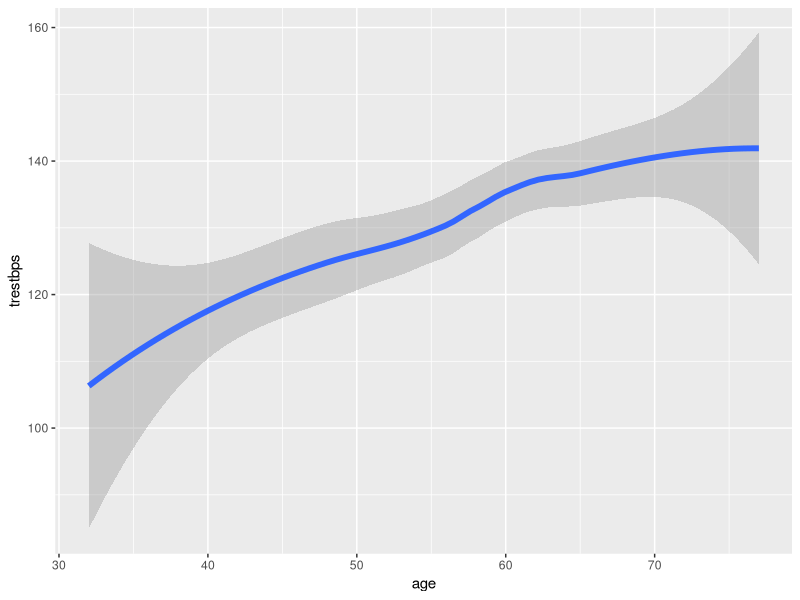
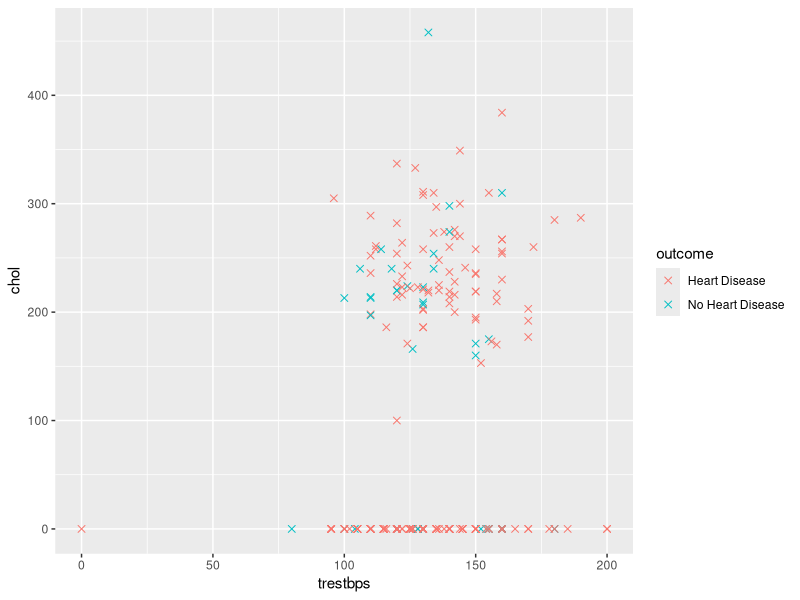
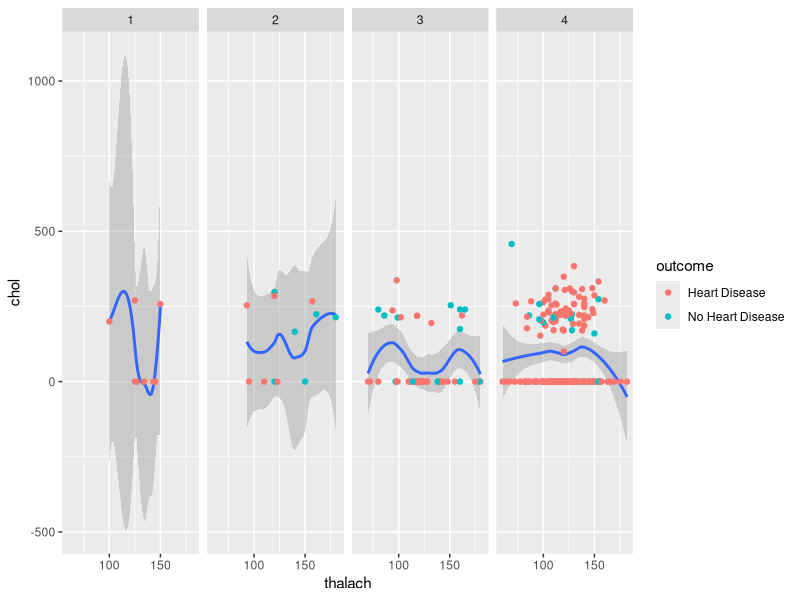
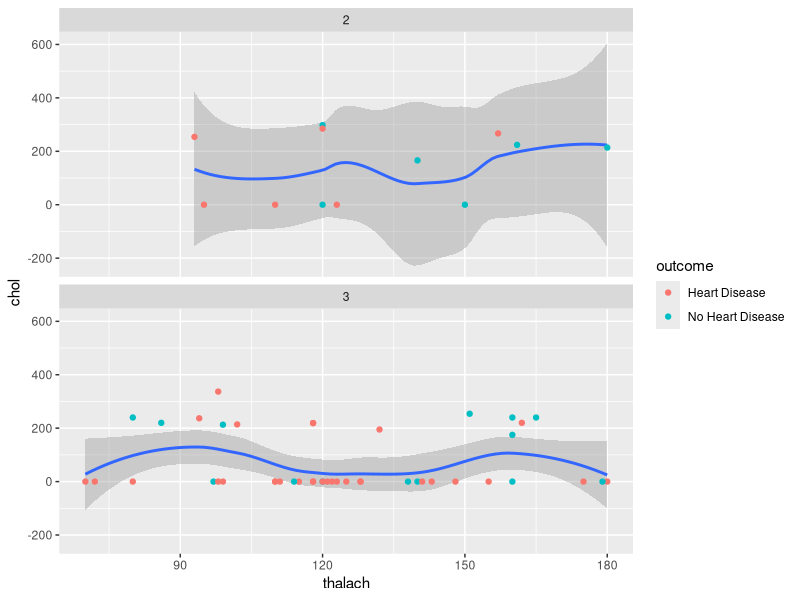
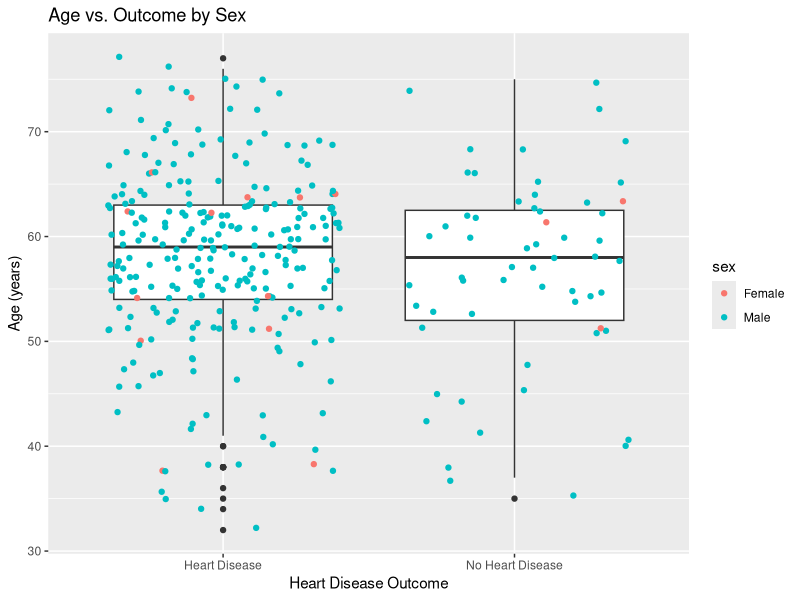
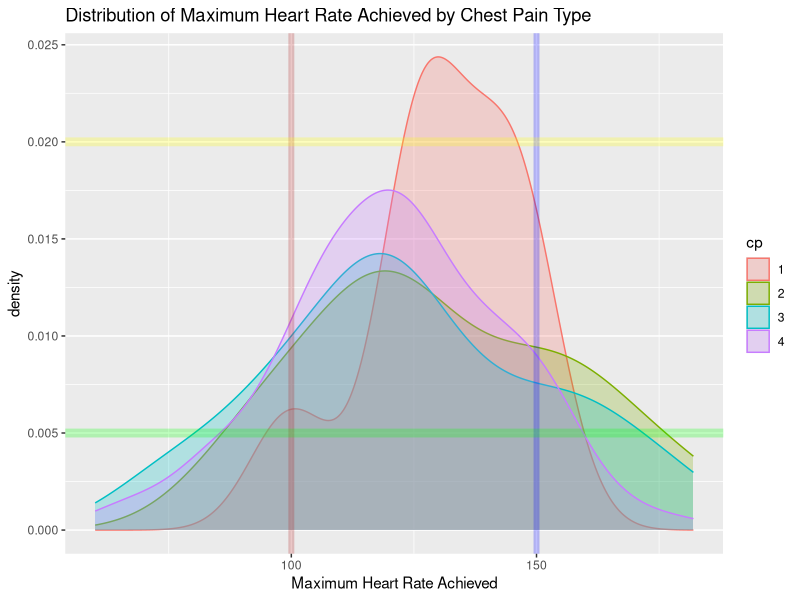

Recreate these plots in R, in order. (Note: this script raises an error after producing the figures.)

library(tidyverse)
hd <- read_csv("Data/heart_disease.csv")

#smoothed line
#Reproduce this graph that is looking at the relationship between age and resting blood pressure
p <- ggplot(hd, aes(x = age, y = trestbps))
p + geom_smooth(size = 2)

#scatter
#Reproduce this graph that is looking at the relationship between resting blood pressure and cholestorol by outcome. 
p <- ggplot(hd, aes(x = trestbps, y = chol))
p + geom_point(aes(color = outcome), size = 2, pch = 4)

#smoothed line with facets 
#Reproduce these graphs looking at the relationship maximum heart rate achieved and cholestorol, Faceted by chest pain type (cp = 1, 2, 3 or 4)
p <- ggplot(hd, aes(thalach, chol)) 
p + geom_smooth() + geom_point(aes(color = outcome)) + facet_wrap(~cp, ncol = 4)

p <- ggplot(filter(hd,cp > 1 & cp < 4), aes(thalach, chol)) 
p + geom_smooth() + geom_point(aes(color = outcome)) + facet_wrap(~cp, ncol = 1)


#boxplot with jitter
#Reproduce this graph looking at the relationship between outcome and age. 
#Make sure to check the legend, axis, etc.

p <- ggplot(hd, aes(x = outcome, y = age)) 
p + geom_boxplot() + geom_jitter(aes(color = sex)) + ggtitle("Age vs. Outcome by Sex") +  xlab("Heart Disease Outcome") + ylab("Age (years)")

#Full graph
#density
#density curve of thalach faceted by cp
#Hint: Change cp to a factor
hd$cp <- as.factor(hd$cp)
p <- ggplot(hd, aes(thalach))
p + geom_density(aes(color = cp, fill = cp), alpha = 1/4) + geom_vline(xintercept = c(100, 150), size = 2, color = c("firebrick", "blue"), alpha = 1/4) + geom_hline(yintercept = c(.005, .020), size = 3, color = c("green", "yellow"), alpha = 1/4) + xlab("Maximum Heart Rate Achieved") + ggtitle("Distribution of Maximum Heart Rate Achieved by Chest Pain Type")

##
p <- ggplot(hd, aes(thalach))
p + geom_density(aes(color = cp, fill = cp)) + xlab("Maximum Heart Rate Achieved") + ggtitle("Distribution of Maximum Heart Rate Achieved by Chest Pain Type") + facet_wrap(aes(cp))